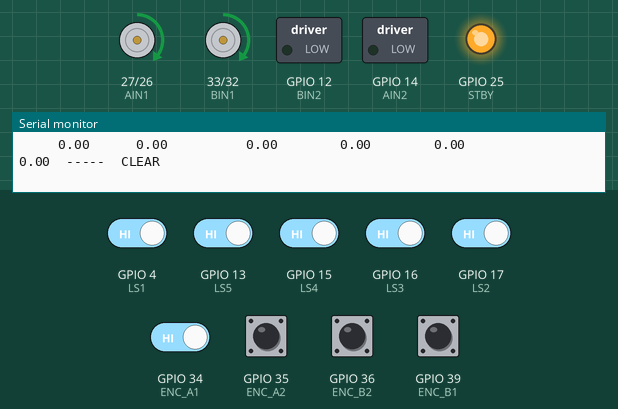
This sketch was run on a simulated ESP32. On the bench: direction and speed pins drawn as motors (green arrow = direction pin HIGH = forward, orange = LOW = backward, longer = more drive, stopped while the standby pin is LOW), switched loads named in the sketch (green lamp = pin HIGH), output pins drawn as LEDs (lit = HIGH), the last lines printed to the serial monitor. Inputs (shaded band) come from the test bench; at power-on: GPIO 4 (LS1), GPIO 13 (LS5), GPIO 15 (LS4), GPIO 16 (LS3), GPIO 17 (LS2), GPIO 34 (ENC_A1), GPIO 35 (ENC_A2), GPIO 36 (ENC_B2), GPIO 39 (ENC_B1) HIGH.

Above: at 1.2 s.
1.3 s: GPIO 4 (LS1) driven LOW
3.2 s: GPIO 13 (LS5) driven LOW
5.1 s: GPIO 15 (LS4) driven LOW
At 6.2 s:
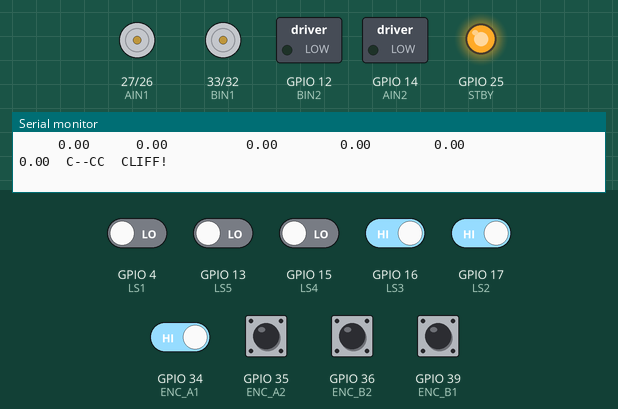
6.6 s: GPIO 16 (LS3) driven LOW
8.5 s: GPIO 17 (LS2) driven LOW
10.4 s: GPIO 34 (ENC_A1) driven LOW
Timing chart, 0 to 13.0 s (numbered marks = the images above; inputs shaded):
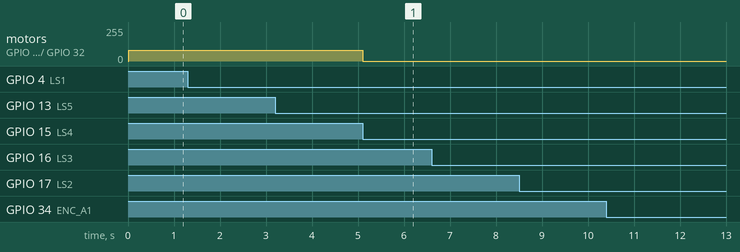

Measured:
- after the input at 5.1 s, motor on GPIO 27 (AIN1) / GPIO 26 (PWMA), motor on GPIO 33 (BIN1) / GPIO 32 (PWMB): forward 80/255 → stopped at once

The sketch:

Encoder_LineSensor_Code.ino
```cpp
#include <Arduino.h>

// ── Calibrated encoder constants ──────────────────────────────────────────────
#define MM_PER_TICK_A   0.049773f
#define MM_PER_TICK_B   0.045400f

// ── Motor pins ────────────────────────────────────────────────────────────────
#define PWMA   26
#define AIN1   27
#define AIN2   14
#define PWMB   32
#define BIN1   33
#define BIN2   12
#define STBY   25

#define PWM_FREQ   20000
#define PWM_RES    8
#define CRUISE_PWM 80

// ── Encoder pins ──────────────────────────────────────────────────────────────
#define ENC_A1  34
#define ENC_A2  35
#define ENC_B1  39
#define ENC_B2  36

// ── Line sensor pins ──────────────────────────────────────────────────────────
// Sensors arranged left to right: LS1 LS2 LS3 LS4 LS5
#define LS1  4
#define LS2  17
#define LS3  16
#define LS4  15
#define LS5  13

// ── Cliff detection config ────────────────────────────────────────────────────
// Line sensors read HIGH on surface, LOW over cliff (no reflection)
// Adjust if your sensors are inverted
#define CLIFF_SIGNAL    LOW
#define CLIFF_THRESHOLD 3     // how many sensors must trigger to confirm cliff

// ── Encoder state ─────────────────────────────────────────────────────────────
volatile long countA = 0;
volatile long countB = 0;
volatile int  lastA  = 0;
volatile int  lastB  = 0;

// ── Globals ───────────────────────────────────────────────────────────────────
unsigned long speedPrevTime  = 0;
long          speedPrevA     = 0;
long          speedPrevB     = 0;

bool          cliffDetected  = false;
float         cliffDistMm    = 0;
unsigned long lastPrint      = 0;

// ── ISRs ──────────────────────────────────────────────────────────────────────
void IRAM_ATTR encoderA_ISR() {
  int a = digitalRead(ENC_A1);
  int b = digitalRead(ENC_A2);
  int encoded = (a << 1) | b;
  int sum = (lastA << 2) | encoded;
  if (sum == 13 || sum == 4 || sum == 2 || sum == 11) countA++;
  if (sum == 14 || sum == 7 || sum == 1 || sum == 8)  countA--;
  lastA = encoded;
}

void IRAM_ATTR encoderB_ISR() {
  int a = digitalRead(ENC_B1);
  int b = digitalRead(ENC_B2);
  int encoded = (a << 1) | b;
  int sum = (lastB << 2) | encoded;
  if (sum == 13 || sum == 4 || sum == 2 || sum == 11) countB++;
  if (sum == 14 || sum == 7 || sum == 1 || sum == 8)  countB--;
  lastB = encoded;
}

// ── Motor control ─────────────────────────────────────────────────────────────
void motorsForward(int pwm) {
  digitalWrite(AIN1, HIGH); digitalWrite(AIN2, LOW);
  digitalWrite(BIN1, HIGH); digitalWrite(BIN2, LOW);
  ledcWrite(PWMA, pwm);
  ledcWrite(PWMB, pwm);
}

void motorsStop() {
  ledcWrite(PWMA, 0);
  ledcWrite(PWMB, 0);
}

// ── Encoder helpers ───────────────────────────────────────────────────────────
void resetEncoders() {
  noInterrupts();
  countA = 0; countB = 0;
  interrupts();
  speedPrevA = 0;
  speedPrevB = 0;
}

float encA_mm() {
  noInterrupts(); long s = countA; interrupts();
  return s * MM_PER_TICK_A;
}

float encB_mm() {
  noInterrupts(); long s = countB; interrupts();
  return s * MM_PER_TICK_B;
}

float botDist_mm() {
  return (encA_mm() + encB_mm()) / 2.0f;
}

// ── Line sensor helpers ───────────────────────────────────────────────────────

// Returns how many sensors see a cliff
int cliffCount() {
  int count = 0;
  if (digitalRead(LS1) == CLIFF_SIGNAL) count++;
  if (digitalRead(LS2) == CLIFF_SIGNAL) count++;
  if (digitalRead(LS3) == CLIFF_SIGNAL) count++;
  if (digitalRead(LS4) == CLIFF_SIGNAL) count++;
  if (digitalRead(LS5) == CLIFF_SIGNAL) count++;
  return count;
}

// Returns which side the cliff is on based on triggered sensors
const char* cliffSide() {
  bool l  = (digitalRead(LS1) == CLIFF_SIGNAL);
  bool ml = (digitalRead(LS2) == CLIFF_SIGNAL);
  bool c  = (digitalRead(LS3) == CLIFF_SIGNAL);
  bool mr = (digitalRead(LS4) == CLIFF_SIGNAL);
  bool r  = (digitalRead(LS5) == CLIFF_SIGNAL);

  int triggered = l + ml + c + mr + r;

  if (triggered >= 4)          return "FULL";
  if (l  && ml && !mr && !r)   return "LEFT";
  if (r  && mr && !ml && !l)   return "RIGHT";
  if (c  && !l && !r)          return "CENTER";
  if (l  && !r)                return "FRONT-LEFT";
  if (r  && !l)                return "FRONT-RIGHT";
  return "PARTIAL";
}

// ── Print header ──────────────────────────────────────────────────────────────
void printHeader() {
  Serial.println();
  Serial.println(" EncA(mm)  EncB(mm)  Bot_Dist(mm)  SpdA(mm/s)  SpdB(mm/s)  Bot_Spd(mm/s)  Sensors    Cliff");
  Serial.println("----------------------------------------------------------------------------------------------");
}

// ── Setup ─────────────────────────────────────────────────────────────────────
void setup() {
  Serial.begin(115200);
  while (!Serial) delay(10);

  // Motors
  pinMode(AIN1, OUTPUT); pinMode(AIN2, OUTPUT);
  pinMode(BIN1, OUTPUT); pinMode(BIN2, OUTPUT);
  pinMode(STBY, OUTPUT);
  digitalWrite(STBY, HIGH);
  ledcAttach(PWMA, PWM_FREQ, PWM_RES);
  ledcAttach(PWMB, PWM_FREQ, PWM_RES);
  motorsStop();

  // Encoders
  pinMode(ENC_A1, INPUT); pinMode(ENC_A2, INPUT);
  pinMode(ENC_B1, INPUT); pinMode(ENC_B2, INPUT);
  attachInterrupt(digitalPinToInterrupt(ENC_A1), encoderA_ISR, CHANGE);
  attachInterrupt(digitalPinToInterrupt(ENC_A2), encoderA_ISR, CHANGE);
  attachInterrupt(digitalPinToInterrupt(ENC_B1), encoderB_ISR, CHANGE);
  attachInterrupt(digitalPinToInterrupt(ENC_B2), encoderB_ISR, CHANGE);

  // Line sensors
  pinMode(LS1, INPUT); pinMode(LS2, INPUT); pinMode(LS3, INPUT);
  pinMode(LS4, INPUT); pinMode(LS5, INPUT);

  resetEncoders();
  speedPrevTime = millis();

  Serial.println("========================================");
  Serial.println("  ENCODER + CLIFF DETECTION SYSTEM");
  Serial.printf ("  Cliff signal  : %s\n", CLIFF_SIGNAL == LOW ? "LOW" : "HIGH");
  Serial.printf ("  Cliff threshold: %d / 5 sensors\n", CLIFF_THRESHOLD);
  Serial.printf ("  Cruise PWM    : %d / 255\n", CRUISE_PWM);
  Serial.println("========================================");

  motorsForward(CRUISE_PWM);
  printHeader();
}

// ── Loop ──────────────────────────────────────────────────────────────────────
void loop() {
  unsigned long now = millis();

  // ── Cliff check — runs every loop for fast response ──────────────────────
  if (!cliffDetected) {
    int triggered = cliffCount();
    if (triggered >= CLIFF_THRESHOLD) {
      cliffDetected = true;
      cliffDistMm   = botDist_mm();
      motorsStop();

      Serial.printf("\n!! CLIFF DETECTED at %.2f mm — Side: %s — Sensors: %d/5\n",
                    cliffDistMm, cliffSide(), triggered);
      printHeader();
    }
  }

  // ── Print every 100 ms ───────────────────────────────────────────────────
  if (now - lastPrint >= 100) {
    lastPrint = now;

    noInterrupts();
    long sA = countA;
    long sB = countB;
    interrupts();

    float mmA = sA * MM_PER_TICK_A;
    float mmB = sB * MM_PER_TICK_B;
    float avg = (mmA + mmB) / 2.0f;

    // Speed
    float dt  = (now - speedPrevTime) / 1000.0f;
    dt = (dt < 0.001f) ? 0.001f : dt;
    float spdA   = ((sA - speedPrevA) * MM_PER_TICK_A) / dt;
    float spdB   = ((sB - speedPrevB) * MM_PER_TICK_B) / dt;
    float avgSpd = (spdA + spdB) / 2.0f;
    speedPrevA   = sA;
    speedPrevB   = sB;
    speedPrevTime = now;

    // Sensor state string  e.g. "10001"
    char sensors[6];
    sensors[0] = (digitalRead(LS1) == CLIFF_SIGNAL) ? 'C' : '-';
    sensors[1] = (digitalRead(LS2) == CLIFF_SIGNAL) ? 'C' : '-';
    sensors[2] = (digitalRead(LS3) == CLIFF_SIGNAL) ? 'C' : '-';
    sensors[3] = (digitalRead(LS4) == CLIFF_SIGNAL) ? 'C' : '-';
    sensors[4] = (digitalRead(LS5) == CLIFF_SIGNAL) ? 'C' : '-';
    sensors[5] = '\0';

    const char* cliffStatus = cliffDetected
      ? "CLIFF!"
      : (cliffCount() > 0 ? "PARTIAL" : "CLEAR");

    Serial.printf("%9.2f  %8.2f  %12.2f  %10.2f  %10.2f  %13.2f  %s  %s\n",
      mmA, mmB, avg, spdA, spdB, avgSpd, sensors, cliffStatus
    );
  }

  delay(2);
}
```
